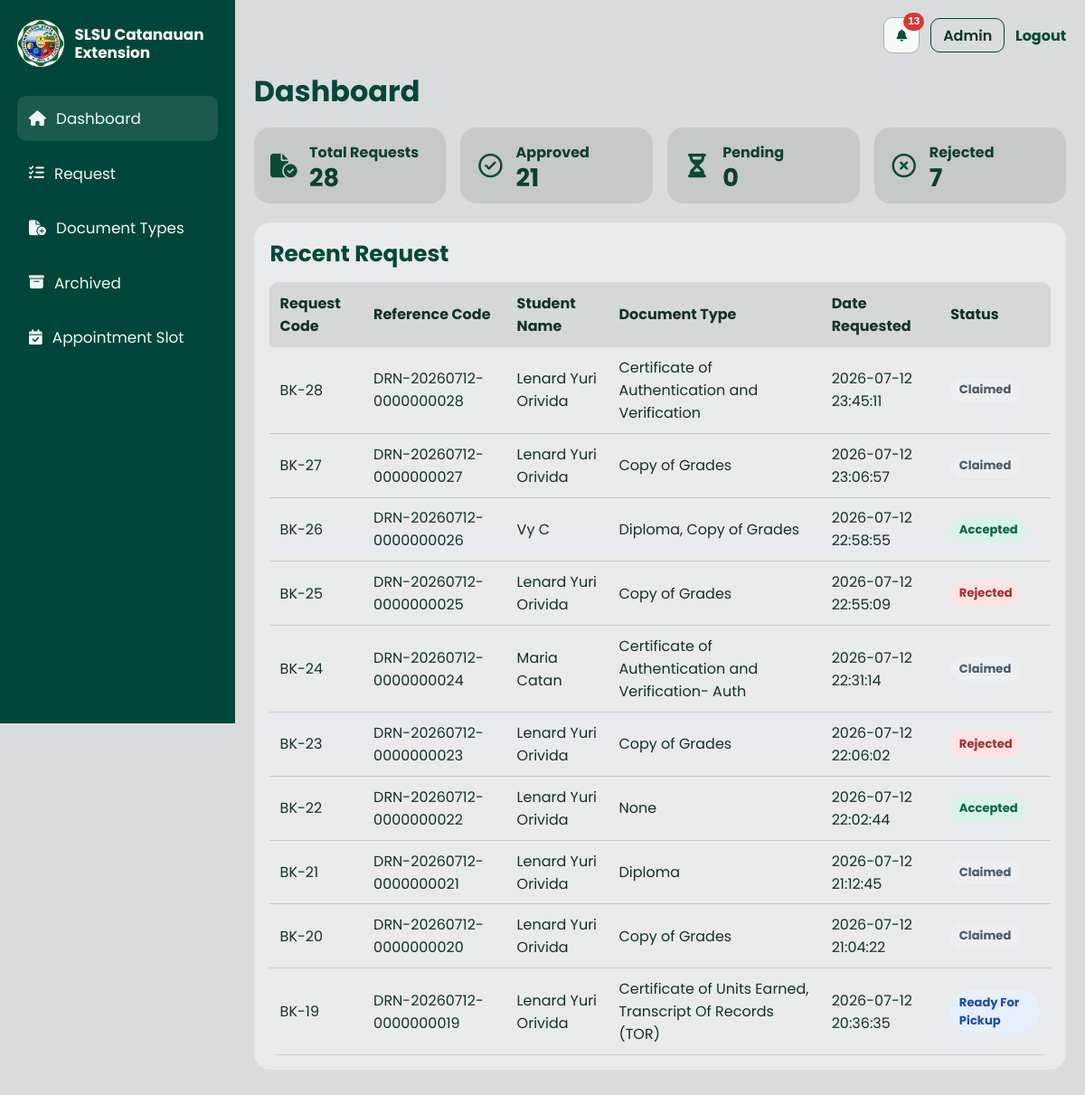
/admin/dashboard (signed in), run on the app's committed database.
### models.py (models this page shows)
class AppointmentBooking(db.Model):
    __tablename__ = 'appointment_bookings'
    id = db.Column(db.Integer, primary_key=True)
    reference_code = db.Column(db.String(32), nullable=True, unique=True)
    slot_id = db.Column(db.Integer, db.ForeignKey('appointment_slots.id', ondelete='CASCADE'), nullable=False)
    student_user_id = db.Column(db.Integer, db.ForeignKey('users.id', ondelete='RESTRICT'), nullable=False)
    purpose = db.Column(db.Text, nullable=True)
    status = db.Column(db.String(50), nullable=False, default='booked')
    ctc_mode = db.Column(db.String(20), nullable=False, default='none')
    ctc_external_label = db.Column(db.String(255), nullable=True)
    claim_date = db.Column(db.String(10), nullable=True)
    claim_requirements = db.Column(db.Text, nullable=True)
    progress_note = db.Column(db.Text, nullable=True)
    rejection_message = db.Column(db.Text, nullable=True)
    booked_at = db.Column(db.DateTime, nullable=False, default=datetime.utcnow)

### app.py (the view)
@app.route('/admin/dashboard')
@login_required
@role_required('admin')
def admin_dashboard():
    dashboard_data = get_admin_dashboard_metrics()
    return render_template('admin/dashboard.html', dashboard=dashboard_data)

### app.py (called while the page is built)
@app.before_request
def _load_user():
    load_current_user()

@app.context_processor
def inject_current_user():
    return {'current_user': getattr(g, 'current_user', None)}

@app.after_request
def add_security_headers(response):
    response.headers['Cache-Control'] = 'no-store, no-cache, must-revalidate, max-age=0'
    response.headers['Pragma'] = 'no-cache'
    response.headers['Expires'] = '0'
    response.headers['X-Content-Type-Options'] = 'nosniff'
    return response

### auth_utils.py (called while the page is built)
def load_current_user() -> None:
    user_id = session.get('user_id')
    if not user_id:
        g.current_user = None
        return
    user = get_user_by_id(int(user_id))
    if not user:
        session.clear()
        g.current_user = None
        return
    g.current_user = user

def login_required(view: Callable):
    @wraps(view)
    def wrapped_view(*args, **kwargs):
        if not getattr(g, 'current_user', None):
            flash('Please sign in first.', 'warning')
            return redirect(url_for('login'))
        return view(*args, **kwargs)
    return wrapped_view

def role_required(*required_roles: str):
    def decorator(view: Callable):
        @wraps(view)
        def wrapped_view(*args, **kwargs):
            current_user = getattr(g, 'current_user', None)
            if not current_user:
                flash('Please sign in first.', 'warning')
                return redirect(url_for('login'))
            user_roles = set(current_user.get('roles', []))
            if not any(role in user_roles for role in required_roles):
                flash('You do not have access to this page.', 'danger')
                return redirect(url_for('index'))
            return view(*args, **kwargs)
        return wrapped_view
    return decorator

### repositories.py (called while the page is built)
def _dt_to_str(value: Any) -> Any:
    if isinstance(value, datetime):
        local_value = value
        if local_value.tzinfo is None:
            local_value = local_value.replace(tzinfo=ZoneInfo('UTC'))
        return local_value.astimezone(PHILIPPINE_TZ).strftime('%Y-%m-%d %H:%M:%S')
    return value

def get_user_roles(user_id: int) -> list[str]:
    rows = (
        db.session.query(Role.name)
        .join(UserRole, UserRole.role_id == Role.id)
        .filter(UserRole.user_id == user_id)
        .order_by(Role.name)
        .all()
    )
    return [row[0] for row in rows]

### templates/admin/dashboard.html (shortened to what this page needs)
{% extends "admin/base.html" %}
{% block admin_content %}
<section class="dashboard-wrap">
    <h2>Dashboard</h2>
    <div class="stat-grid">
        <article class="stat-card">
            <span class="stat-card-icon" aria-hidden="true"><i class="fa-solid fa-file-circle-check"></i></span>
            <div class="stat-card-content">
                <p>Total Requests</p>
                <strong>{{ dashboard.cards.total }}</strong>
            </div>
        </article>
        <article class="stat-card">
            <span class="stat-card-icon" aria-hidden="true"><i class="fa-regular fa-circle-check"></i></span>
            <div class="stat-card-content">
                <p>Approved</p>
                <strong>{{ dashboard.cards.approved }}</strong>
            </div>
        </article>
        <article class="stat-card">
            <span class="stat-card-icon" aria-hidden="true"><i class="fa-solid fa-hourglass-half"></i></span>
            <div class="stat-card-content">
                <p>Pending</p>
                <strong>{{ dashboard.cards.pending }}</strong>
            </div>
        </article>
        <article class="stat-card">
            <span class="stat-card-icon" aria-hidden="true"><i class="fa-regular fa-circle-xmark"></i></span>
            <div class="stat-card-content">
                <p>Rejected</p>
                <strong>{{ dashboard.cards.rejected }}</strong>
            </div>
        </article>
    </div>
    <section class="recent-card">
        <h3>Recent Request</h3>
        <div class="table-wrap">
            <table>
                <thead>
                    <tr>
                        <th>Request Code</th>
                        <th>Reference Code</th>
                        <th>Student Name</th>
                        <th>Document Type</th>
                        <th>Date Requested</th>
                        <th>Status</th>
                    </tr>
                </thead>
                <tbody>
                    {% for row in dashboard.recent_requests %}
                    <tr>
                        <td>{{ row.request_code }}</td>
                        <td>{{ row.reference_code or 'N/A' }}</td>
                        <td>{{ row.student_name }}</td>
                        <td>{{ row.document_type }}</td>
                        <td>{{ row.requested_at }}</td>
                        <td><span class="status-pill status-{{ row.status }}">{{ row.status|replace('_', ' ')|title }}</span></td>
                    </tr>
                    {% else %}
                    <tr>
                        <td colspan="6">No requests yet.</td>
                    </tr>
                    {% endfor %}
                </tbody>
            </table>
        </div>
    </section>
</section>
{% endblock %}

### static/css/admin.css (style rules this page uses)
:root { --admin-bg: #d9dbdd; --admin-panel: #c6c8ca; --admin-dark: #004638; --admin-white: #ffffff; }
* { box-sizing: border-box; }
body { margin: 0; font-family: 'Poppins', 'Segoe UI', sans-serif; background: var(--admin-bg); color: #16312b; overflow-x: hidden; }
.dashboard-wrap h2 { margin: 0 0 1rem; color: var(--admin-dark); font-size: 2rem; }
.stat-grid { display: grid; grid-template-columns: repeat(4, minmax(130px, 1fr)); gap: 1rem; margin-bottom: 1.3rem; }
.stat-card { background: var(--admin-panel); border-radius: 18px; padding: 0.95rem 1rem; display: flex; align-items: center; gap: 0.7rem; }
.stat-card-icon { width: 34px; height: 34px; border-radius: 50%; display: inline-flex; align-items: center; justify-content: center; color: #0b4a3a; font-size: 1.65rem; flex-shrink: 0; }
.stat-card-content { display: grid; gap: 0.1rem; }
.stat-card p { margin: 0; font-weight: 700; color: #123f34; }
.stat-card strong { font-size: 1.7rem; line-height: 1; color: #0a3f32; }
.recent-card { background: #e8eaeb; border-radius: 18px; padding: 1rem 1.1rem; }
.recent-card h3 { margin: 0 0 0.8rem; color: var(--admin-dark); font-size: 1.55rem; }
.table-wrap { overflow-x: auto; border-radius: 10px; max-width: 100%; }
table { width: 100%; border-collapse: collapse; min-width: 700px; }
thead th { text-align: left; padding: 0.7rem; background: #d5d8d9; }
tbody td { padding: 0.62rem 0.7rem; border-bottom: 1px solid #c7cacc; }
.status-pill { display: inline-block; padding: 0.24rem 0.6rem; border-radius: 999px; font-size: 0.82rem; font-weight: 700; text-transform: capitalize; }
.status-rejected { background: #fde3e3; color: #a12f2f; }
.status-accepted, .status-booked { background: #d8f2e7; color: #096344; }
.status-on_going_validation, .status-found_in_archive, .status-in_process, .status-ready_for_pickup { background: #e7eefc; color: #1f4ba5; }
.status-claimed { background: #eceff2; color: #4a5964; }

### data on the page
AppointmentBooking: request_code "BK-28", reference_code "DRN-20260712-0000000028", student_name "Lenard Yuri Orivida", document_type "Certificate of Authentication and Verification", requested_at "2026-07-12 23:45:11", status "Claimed"
AppointmentBooking: request_code "BK-27", reference_code "DRN-20260712-0000000027", student_name "Lenard Yuri Orivida", document_type "Copy of Grades", requested_at "2026-07-12 23:06:57", status "Claimed"
AppointmentBooking: request_code "BK-26", reference_code "DRN-20260712-0000000026", student_name "Vy C", document_type "Diploma, Copy of Grades", requested_at "2026-07-12 22:58:55", status "Accepted"
AppointmentBooking: request_code "BK-25", reference_code "DRN-20260712-0000000025", student_name "Lenard Yuri Orivida", document_type "Copy of Grades", requested_at "2026-07-12 22:55:09", status "Rejected"
AppointmentBooking: request_code "BK-24", reference_code "DRN-20260712-0000000024", student_name "Maria Catan", document_type "Certificate of Authentication and Verification- Auth", requested_at "2026-07-12 22:31:14", status "Claimed"
AppointmentBooking: request_code "BK-23", reference_code "DRN-20260712-0000000023", student_name "Lenard Yuri Orivida", document_type "Copy of Grades", requested_at "2026-07-12 22:06:02", status "Rejected"
AppointmentBooking: request_code "BK-22", reference_code "DRN-20260712-0000000022", student_name "Lenard Yuri Orivida", document_type "None", requested_at "2026-07-12 22:02:44", status "Accepted"
AppointmentBooking: request_code "BK-21", reference_code "DRN-20260712-0000000021", student_name "Lenard Yuri Orivida", document_type "Diploma", requested_at "2026-07-12 21:12:45", status "Claimed"
AppointmentBooking: request_code "BK-20", reference_code "DRN-20260712-0000000020", student_name "Lenard Yuri Orivida", document_type "Copy of Grades", requested_at "2026-07-12 21:04:22", status "Claimed"
AppointmentBooking: request_code "BK-19", reference_code "DRN-20260712-0000000019", student_name "Lenard Yuri Orivida", document_type "Certificate of Units Earned, Transcript Of Records (TOR)", requested_at "2026-07-12 20:36:35", status "Ready For Pickup"

### other printed values
{{ dashboard.cards.total }} "28"
{{ dashboard.cards.approved }} "21"
{{ dashboard.cards.pending }} "0"
{{ dashboard.cards.rejected }} "7"
